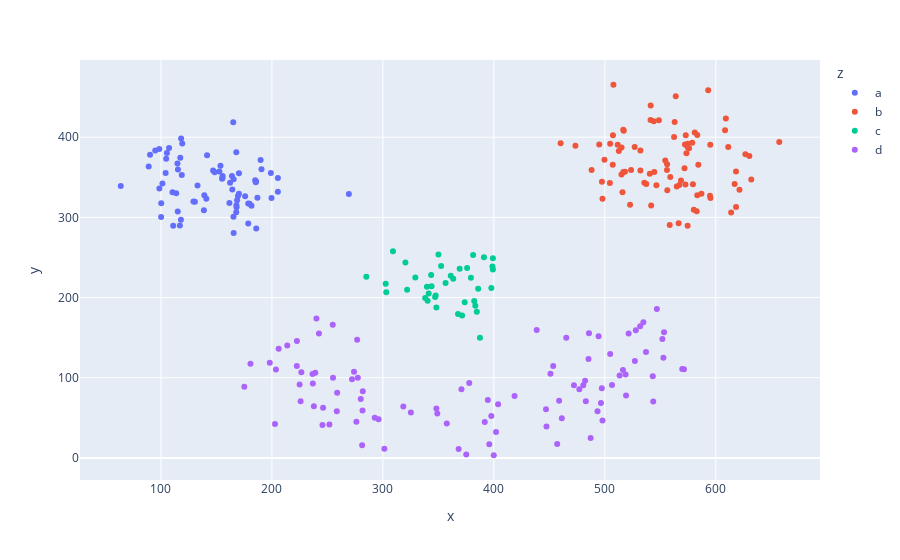

Source (notebook cell):
### Markdown cell above
## Plotting the Drawn Data:

Visualizing the drawn points becomes a breeze with Plotly, which provides an interactive chart. The following code snippet accomplishes this:

### Code cell
import plotly.express as px
import plotly

plotly.offline.init_notebook_mode(connected=True)

# Creating an interactive scatter plot
fig = px.scatter(df, x='x', y='y', color='z')
fig.show()
